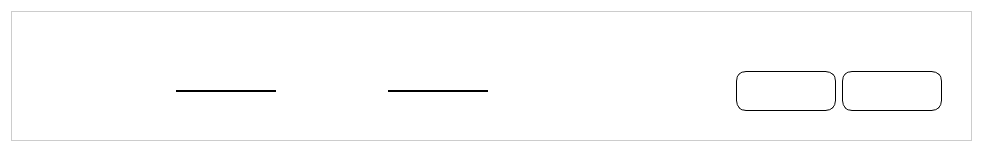
<?xml version="1.0" encoding="UTF-8"?>
<ui version="4.0">
 <class>Form</class>
 <widget class="QWidget" name="Form">
  <property name="geometry">
   <rect>
    <x>0</x>
    <y>0</y>
    <width>983</width>
    <height>148</height>
   </rect>
  </property>
  <property name="sizePolicy">
   <sizepolicy hsizetype="Preferred" vsizetype="Maximum">
    <horstretch>0</horstretch>
    <verstretch>0</verstretch>
   </sizepolicy>
  </property>
  <property name="windowTitle">
   <string>Form</string>
  </property>
  <property name="styleSheet">
   <string notr="true">QWidget{
border-style:solid;
border-width:2px;
	background-color: rgb(255, 255, 255);
}
QPushButton{
	background-color: transparent;
	border: none;
}
QLabel{
	
	border-color: rgb(255, 255, 255);
}</string>
  </property>
  <layout class="QGridLayout" name="gridLayout">
   <item row="0" column="0">
    <widget class="QFrame" name="buy_ticket_6">
     <property name="sizePolicy">
      <sizepolicy hsizetype="Preferred" vsizetype="Preferred">
       <horstretch>0</horstretch>
       <verstretch>0</verstretch>
      </sizepolicy>
     </property>
     <property name="minimumSize">
      <size>
       <width>0</width>
       <height>130</height>
      </size>
     </property>
     <property name="maximumSize">
      <size>
       <width>1200</width>
       <height>130</height>
      </size>
     </property>
     <property name="styleSheet">
      <string notr="true">QWidget{
background-color: #ffffff; /* Белый фон */
    border: 1px solid #cccccc; /* Светло-серая граница */
    padding: 20px; /* Внутренние отступы */
    box-shadow: 0px 0px 10px rgba(0, 0, 0, 0.1);
            }
            QLabel {
                background: transparent; /* Прозрачный фон */
                color: black; /* Цвет текста */
				border:none;
                height: 40px;
                padding: 5px; /* Внутренние отступы */
            }
QPushButton{
	  background: transparent; /* Прозрачный фон */
                color: black; /* Цвет текста */
 border: 1px solid black; /* Граница */
	height:40px;
	text-align:left;
	padding-left:10px;
	border-top-left-radius:10px;
	border-bottom-left-radius:10px;
	border-bottom-right-radius:10px;
	border-top-right-radius:10px;
}</string>
     </property>
     <property name="frameShape">
      <enum>QFrame::StyledPanel</enum>
     </property>
     <property name="frameShadow">
      <enum>QFrame::Raised</enum>
     </property>
     <layout class="QGridLayout" name="gridLayout_2">
      <item row="1" column="0">
       <layout class="QHBoxLayout" name="horizontalLayout">
        <item>
         <widget class="QLabel" name="label">
          <property name="sizePolicy">
           <sizepolicy hsizetype="MinimumExpanding" vsizetype="Fixed">
            <horstretch>0</horstretch>
            <verstretch>0</verstretch>
           </sizepolicy>
          </property>
          <property name="minimumSize">
           <size>
            <width>0</width>
            <height>0</height>
           </size>
          </property>
          <property name="font">
           <font>
            <pointsize>14</pointsize>
           </font>
          </property>
          <property name="text">
           <string/>
          </property>
         </widget>
        </item>
        <item>
         <widget class="QLabel" name="label_time_start_buy_ticket_6">
          <property name="sizePolicy">
           <sizepolicy hsizetype="Fixed" vsizetype="Minimum">
            <horstretch>0</horstretch>
            <verstretch>0</verstretch>
           </sizepolicy>
          </property>
          <property name="minimumSize">
           <size>
            <width>80</width>
            <height>0</height>
           </size>
          </property>
          <property name="font">
           <font>
            <pointsize>14</pointsize>
           </font>
          </property>
          <property name="layoutDirection">
           <enum>Qt::LeftToRight</enum>
          </property>
          <property name="styleSheet">
           <string notr="true">border-color: rgb(255, 255, 255);
</string>
          </property>
          <property name="text">
           <string/>
          </property>
          <property name="alignment">
           <set>Qt::AlignRight|Qt::AlignTrailing|Qt::AlignVCenter</set>
          </property>
         </widget>
        </item>
        <item>
         <widget class="QLabel" name="label_22">
          <property name="sizePolicy">
           <sizepolicy hsizetype="Fixed" vsizetype="Fixed">
            <horstretch>0</horstretch>
            <verstretch>0</verstretch>
           </sizepolicy>
          </property>
          <property name="minimumSize">
           <size>
            <width>100</width>
            <height>0</height>
           </size>
          </property>
          <property name="maximumSize">
           <size>
            <width>100</width>
            <height>2</height>
           </size>
          </property>
          <property name="styleSheet">
           <string notr="true">background-color: rgb(0, 0, 0);</string>
          </property>
          <property name="text">
           <string/>
          </property>
         </widget>
        </item>
        <item>
         <widget class="QLabel" name="sr_time">
          <property name="sizePolicy">
           <sizepolicy hsizetype="Preferred" vsizetype="Fixed">
            <horstretch>0</horstretch>
            <verstretch>0</verstretch>
           </sizepolicy>
          </property>
          <property name="minimumSize">
           <size>
            <width>100</width>
            <height>0</height>
           </size>
          </property>
          <property name="font">
           <font>
            <pointsize>14</pointsize>
           </font>
          </property>
          <property name="text">
           <string/>
          </property>
         </widget>
        </item>
        <item>
         <widget class="QLabel" name="label_23">
          <property name="sizePolicy">
           <sizepolicy hsizetype="Fixed" vsizetype="Fixed">
            <horstretch>0</horstretch>
            <verstretch>0</verstretch>
           </sizepolicy>
          </property>
          <property name="minimumSize">
           <size>
            <width>100</width>
            <height>0</height>
           </size>
          </property>
          <property name="maximumSize">
           <size>
            <width>100</width>
            <height>2</height>
           </size>
          </property>
          <property name="styleSheet">
           <string notr="true">background-color: rgb(0, 0, 0);</string>
          </property>
          <property name="text">
           <string/>
          </property>
         </widget>
        </item>
        <item>
         <widget class="QLabel" name="label_time_end_buy_ticket_6">
          <property name="sizePolicy">
           <sizepolicy hsizetype="Fixed" vsizetype="Preferred">
            <horstretch>0</horstretch>
            <verstretch>0</verstretch>
           </sizepolicy>
          </property>
          <property name="minimumSize">
           <size>
            <width>80</width>
            <height>0</height>
           </size>
          </property>
          <property name="font">
           <font>
            <pointsize>14</pointsize>
           </font>
          </property>
          <property name="styleSheet">
           <string notr="true"/>
          </property>
          <property name="text">
           <string/>
          </property>
         </widget>
        </item>
        <item>
         <widget class="QLabel" name="label_2">
          <property name="sizePolicy">
           <sizepolicy hsizetype="MinimumExpanding" vsizetype="Fixed">
            <horstretch>0</horstretch>
            <verstretch>0</verstretch>
           </sizepolicy>
          </property>
          <property name="minimumSize">
           <size>
            <width>150</width>
            <height>0</height>
           </size>
          </property>
          <property name="font">
           <font>
            <pointsize>14</pointsize>
           </font>
          </property>
          <property name="text">
           <string/>
          </property>
         </widget>
        </item>
       </layout>
      </item>
      <item row="1" column="1">
       <layout class="QGridLayout" name="gridLayout_3">
        <item row="0" column="0">
         <widget class="QPushButton" name="btn_economy_class_13">
          <property name="sizePolicy">
           <sizepolicy hsizetype="Preferred" vsizetype="Fixed">
            <horstretch>0</horstretch>
            <verstretch>0</verstretch>
           </sizepolicy>
          </property>
          <property name="minimumSize">
           <size>
            <width>100</width>
            <height>0</height>
           </size>
          </property>
          <property name="text">
           <string/>
          </property>
          <property name="checkable">
           <bool>true</bool>
          </property>
         </widget>
        </item>
        <item row="0" column="1">
         <widget class="QPushButton" name="btn_buisness_class_13">
          <property name="sizePolicy">
           <sizepolicy hsizetype="Preferred" vsizetype="Fixed">
            <horstretch>0</horstretch>
            <verstretch>0</verstretch>
           </sizepolicy>
          </property>
          <property name="minimumSize">
           <size>
            <width>100</width>
            <height>0</height>
           </size>
          </property>
          <property name="text">
           <string/>
          </property>
          <property name="checkable">
           <bool>true</bool>
          </property>
         </widget>
        </item>
       </layout>
      </item>
      <item row="0" column="0">
       <widget class="QLabel" name="name_company_buy_ticket_13">
        <property name="styleSheet">
         <string notr="true"/>
        </property>
        <property name="text">
         <string/>
        </property>
       </widget>
      </item>
     </layout>
    </widget>
   </item>
  </layout>
 </widget>
 <resources/>
 <connections/>
</ui>
